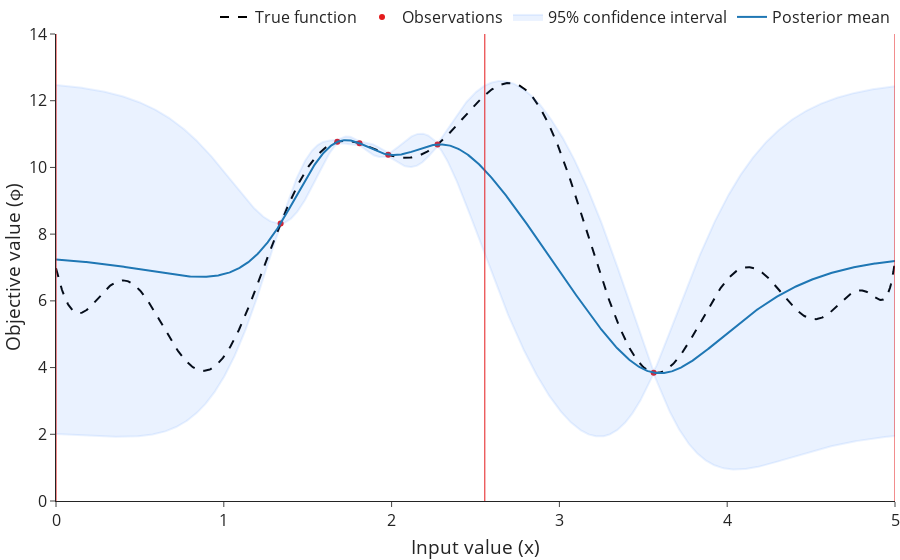
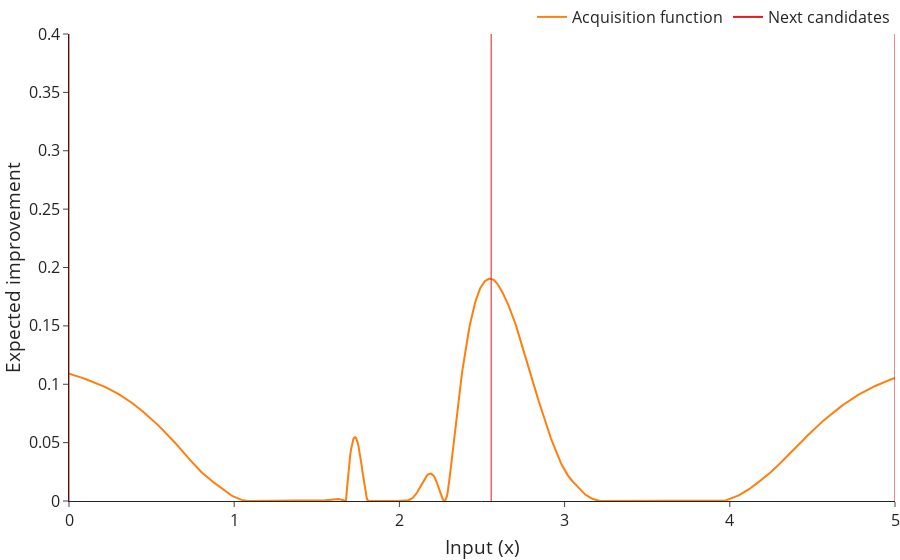

These figures' notebook cell, in order:
### Markdown cell above
Now we repeat the previous steps:

1. Optimise the acquisition function

### Code cell
acquisition_function = qNoisyExpectedImprovement(
    model=bo_model,
    X_baseline=observed_xs,
    sampler=SobolQMCNormalSampler(sample_shape=torch.Size([256])),
)
acqf_figure.update_traces(
    y=acquisition_function(x_eval.unsqueeze(-1).unsqueeze(-1)).squeeze().detach(),
    selector=dict(name="Acquisition function")
)

candidates, _ = optimize_acqf(
        acq_function=acquisition_function,
        bounds=x_bounds,
        q=n_observations,
        num_restarts=5,
        raw_samples=256,
    )

for i, x in enumerate(candidates):
    figure.update_traces(
        x=torch.ones(2)*x,
        visible=True,
        selector=dict(name=f"Next candidates {i}")
    )
    acqf_figure.update_traces(
        x=torch.ones(2)*x,
        selector=dict(name=f"Next candidates {i}")
    )

figure.show()
acqf_figure.show()
figure.write_image("../images/model_2_candidates.svg", width=800, height=400)
acqf_figure.write_image("../images/acqf_2_candidates.svg", width=800, height=400)

### Figure 1 — Plotly figure (JSON) as saved in the notebook; plotly's stock layout.template omitted (floating-point values rounded to 4 significant figures; data arrays with more than 128 entries replaced by an {"elided": "..."} marker saying what was removed)
{"data": [{"line": {"color": "black", "dash": "dash"}, "name": "True function", "type": "scatter", "x": {"elided": "1000 float values"}, "y": {"elided": "1000 float values"}}, {"marker": {"color": "rgba(228, 26, 28, 1)"}, "mode": "markers", "name": "Observations", "type": "scatter", "x": [1.339, 1.809, 3.562, 1.98, 2.273, 1.677], "y": [8.322, 10.72, 3.847, 10.38, 10.69, 10.77]}, {"fillcolor": "rgba(55, 126, 284, 0.1)", "legendgroup": "confidence_interval", "line": {"color": "rgba(55, 126, 284, 0.1)"}, "mode": "lines", "name": "95% confidence interval ", "showlegend": false, "type": "scatter", "x": {"elided": "1000 float values"}, "y": {"elided": "1000 float values"}}, {"fill": "tonexty", "fillcolor": "rgba(55, 126, 284, 0.1)", "legendgroup": "confidence_interval", "line": {"color": "rgba(55, 126, 284, 0.1)"}, "mode": "lines", "name": "95% confidence interval", "type": "scatter", "x": {"elided": "1000 float values"}, "y": {"elided": "1000 float values"}}, {"line": {"color": "rgb(31, 119, 180)"}, "name": "Posterior mean", "type": "scatter", "x": {"elided": "1000 float values"}, "y": {"elided": "1000 float values"}}, {"line": {"color": "rgba(228, 26, 28, 1)", "width": 1}, "mode": "lines", "name": "Next candidates 0", "showlegend": false, "type": "scatter", "visible": true, "x": [5, 5], "y": [-1000, 1000]}, {"line": {"color": "rgba(228, 26, 28, 1)", "width": 1}, "mode": "lines", "name": "Next candidates 1", "showlegend": false, "type": "scatter", "visible": true, "x": [0, 0], "y": [-1000, 1000]}, {"line": {"color": "rgba(228, 26, 28, 1)", "width": 1}, "mode": "lines", "name": "Next candidates 2", "showlegend": false, "type": "scatter", "visible": true, "x": [2.555, 2.555], "y": [-1000, 1000]}], "layout": {"font": {"size": 16}, "legend": {"orientation": "h", "x": 1, "xanchor": "right", "y": 1, "yanchor": "bottom"}, "margin": {"b": 0, "l": 0, "r": 0, "t": 0}, "showlegend": true, "xaxis": {"range": [0, 5], "title": {"text": "Input value (x)"}}, "yaxis": {"range": [0, 14], "title": {"text": "Objective value (ϕ)"}}}}

### Figure 2 — Plotly figure (JSON) as saved in the notebook; plotly's stock layout.template omitted (floating-point values rounded to 4 significant figures; data arrays with more than 128 entries replaced by an {"elided": "..."} marker saying what was removed)
{"data": [{"line": {"color": "rgb(255, 127, 14)"}, "name": "Acquisition function", "type": "scatter", "x": {"elided": "1000 float values"}, "y": {"elided": "1000 float values"}}, {"line": {"color": "rgba(228, 26, 28, 1)", "width": 1}, "mode": "lines", "name": "Next candidates 0", "showlegend": false, "type": "scatter", "x": [5, 5], "y": [-1000, 1000]}, {"line": {"color": "rgba(228, 26, 28, 1)", "width": 1}, "mode": "lines", "name": "Next candidates 1", "showlegend": false, "type": "scatter", "x": [0, 0], "y": [-1000, 1000]}, {"line": {"color": "rgba(228, 26, 28, 1)", "width": 1}, "mode": "lines", "name": "Next candidates 2", "showlegend": false, "type": "scatter", "x": [2.555, 2.555], "y": [-1000, 1000]}, {"line": {"color": "rgba(228, 26, 28, 1)"}, "mode": "lines", "name": "Next candidates", "showlegend": true, "type": "scatter", "x": [0], "y": [0]}], "layout": {"font": {"size": 16}, "legend": {"orientation": "h", "x": 1, "xanchor": "right", "y": 1, "yanchor": "bottom"}, "margin": {"b": 0, "l": 0, "r": 0, "t": 0}, "xaxis": {"title": {"text": "Input (x)"}}, "yaxis": {"range": [0, 0.4], "title": {"text": "Expected improvement"}}}}
